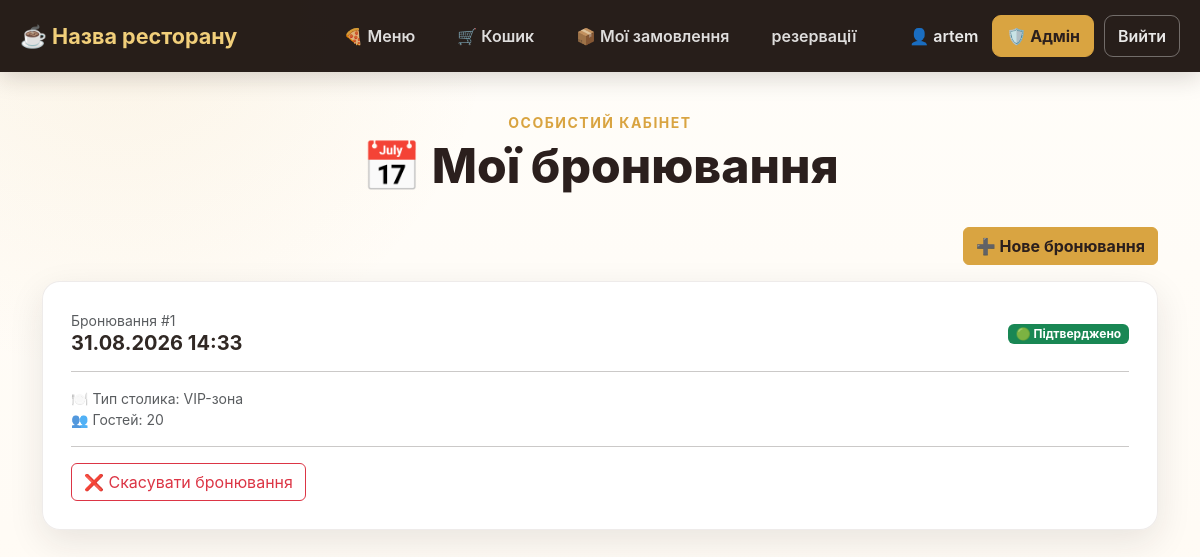
Page /my_reservations (signed in) on the committed database.
### online_restaurant_db.py (models this page shows, shortened)
class Base(DeclarativeBase):
    pass

class Users(Base, UserMixin):
    __tablename__ = "users"
    id: Mapped[int] = mapped_column(primary_key=True)
    nickname: Mapped[str] = mapped_column(String(100), unique=True)
    password: Mapped[str] = mapped_column(String(200))
    email: Mapped[str] = mapped_column(String(50), unique=True)
    role = Column(String(20), nullable=False, default="user")
    reservations = relationship("Reservation", foreign_keys="Reservation.user_id", back_populates="user")
    orders = relationship("Orders", foreign_keys="Orders.user_id", back_populates='user')

class Reservation(Base):
    __tablename__ = "reservation"
    id: Mapped[int] = mapped_column(primary_key=True)
    time_start: Mapped[datetime] = mapped_column(DateTime)
    type_table: Mapped[str] = mapped_column(String(20))
    guests: Mapped[int] = mapped_column(Integer, default=2)
    status: Mapped[str] = mapped_column(String(20), default="pending")
    user_id: Mapped[int] = mapped_column(ForeignKey('users.id'))
    user = relationship("Users", foreign_keys="Reservation.user_id", back_populates="reservations")

### online_restaurant.py (the view)
@app.route('/my_reservations')
@login_required
def my_reservations():
    with Session() as cursor:
        reservations = (
            cursor.query(Reservation)
            .options(joinedload(Reservation.user))
            .filter_by(user_id=current_user.id)
            .order_by(Reservation.time_start.desc())
            .all()
        )
    return render_template('my_reservations.html', reservations=reservations)

### online_restaurant.py (called while the page is built)
@app.before_request
def ensure_csrf_token():
    if "csrf_token" not in session:
        session["csrf_token"] = secrets.token_hex(16)

@login_manager.user_loader
def load_user(user_id):
    with Session() as session:
        user = session.query(Users).filter_by(id = user_id).first()
        if user:
            return user

@app.after_request
def apply_csp(response):
    nonce = secrets.token_urlsafe(16)  # Генеруємо випадковий nonce для дозволених скриптів
    csp = (
        f"default-src 'self'; "
        f"script-src 'self' 'nonce-{nonce}'; "
        f"style-src 'self'; "
        f"frame-ancestors 'none'; "
        f"base-uri 'self'; "
        f"form-action 'self'"
    )
    response.headers["Content-Security-Policy"] = csp
    response.set_cookie('nonce', nonce)
    return response

### templates/my_reservations.html (shortened to what this page needs)
<!DOCTYPE html>
<html lang="uk">
<head>
    <link rel="stylesheet" href="{{ url_for('static', filename='css/bootstrap.min.css') }}">
    <link rel="stylesheet" href="{{ url_for('static', filename='css/restaurant.css') }}">
</head>
<body>
{% include '_navigation.html' %}
<main class="container pb-5">
    <div class="text-center py-4">
        <div class="text-uppercase small fw-bold" style="color:var(--gold);letter-spacing:1.5px">
            Особистий кабінет
        </div>
        <h1 class="section-title display-5 mt-1">📅 Мої бронювання</h1>
    </div>
    <div class="text-end mb-3">
        <a href="{{ url_for('reservation') }}" class="btn btn-gold">➕ Нове бронювання</a>
    </div>
    {% if reservations %}
        {% for res in reservations %}
            <div class="feature-card mb-4">
                <div class="d-flex justify-content-between align-items-center mb-3">
                    <div>
                        <div class="text-muted small">Бронювання #{{ res.id }}</div>
                        <h2 class="h5 fw-bold mb-0">
                            {{ res.time_start.strftime('%d.%m.%Y %H:%M') }}
                        </h2>
                    </div>
                    <div class="text-end">
                        {% if res.status == 'pending' %}
                            <span class="badge text-bg-warning">🟡 Очікує підтвердження</span>
                        {% elif res.status == 'confirmed' %}
                            <span class="badge text-bg-success">🟢 Підтверджено</span>
                        {% elif res.status == 'cancelled' %}
                            <span class="badge text-bg-danger">🔴 Скасовано</span>
                        {% endif %}
                    </div>
                </div>
                <hr>
                <div class="small text-muted">
                    🍽️ Тип столика: {{ res.type_table }}
                    <br>
                    👥 Гостей: {{ res.guests }}
                </div>
                {% if res.status != 'cancelled' %}
                    <hr>
                    <form action="{{ url_for('cancel_reservation', reservation_id=res.id) }}"
                          method="POST"
                          onsubmit="return confirm('Ви впевнені, що хочете скасувати бронювання?');">
                        <button type="submit" class="btn btn-outline-danger">
                            ❌ Скасувати бронювання
                        </button>
                    </form>
                {% endif %}
            </div>
        {% endfor %}
    {% endif %}
</main>
</body>
</html>

### templates/_navigation.html (shortened to what this page needs)
<nav class="restaurant-nav">
    <div class="nav-container">
        <a href="/" class="restaurant-brand">
            ☕ Назва ресторану
        </a>
        <div class="nav-links">
            {% if current_user.is_authenticated %}
                <a href="/menu" class="nav-link">
                    🍕 Меню
                </a>
                <a href="/cart" class="nav-link">
                    🛒 Кошик
                </a>
                <a href="/my_orders" class="nav-link">
                    📦 Мої замовлення
                </a>
                <a href="/reservation" class="nav-link">
                   резервації
                      </a>
            {% else %}
                <a href="/menu" class="nav-link">
                    🍕 Меню
            {% endif %}
        </div>
        <div class="nav-user">
            {% if current_user.is_authenticated %}
                <span class="username">
                    👤 {{ current_user.nickname }}
                </span>
                {% if current_user.role == 'admin' %}
                    <a href="/admin"
                       class="admin-button">
                        🛡️ Адмін
                    </a>
                {% endif %}
                <form action="/logout"
                      method="post"
                      class="logout-form">
                    <button type="submit"
                            class="logout-button">
                        Вийти
                    </button>
                </form>
            {% endif %}
        </div>
    </div>
</nav>

### static/css/restaurant.css (style rules this page uses)
:root { --coffee-950: #211713; --coffee-900: #2b1f1d; --coffee-800: #3a2925; --coffee-700: #5a3d32; --cream: #fffaf3; --cream-2: #f6eee4; --gold: #d9a441; --gold-light: #f1cf7a; --text: #302824; --muted: #766b64; --shadow: 0 12px 35px rgba(43, 31, 29, .10); --radius: 18px; }
* { box-sizing: border-box; }
body { margin: 0; min-height: 100vh; color: var(--text); background: radial-gradient( circle at 10% 0%, rgba(217, 164, 65, .10), transparent 28% ), linear-gradient( 180deg, #fffdf9 0%, var(--cream) 100% ); font-family: Inter, system-ui, -apple-system, BlinkMacSystemFont, "Segoe UI", sans-serif; }
.restaurant-nav { width: 100%; background: rgba(33, 23, 19, 0.97); box-shadow: 0 5px 25px rgba(33, 23, 19, 0.18); margin-bottom: 16px; }
.nav-container { width: min(1400px, calc(100% - 40px)); min-height: 72px; margin: 0 auto; display: grid; grid-template-columns: 1fr auto 1fr; align-items: center; }
.restaurant-brand { justify-self: start; color: var(--gold-light); text-decoration: none; font-size: 1.35rem; font-weight: 700; white-space: nowrap; transition: color .2s ease; }
.nav-links { display: flex; align-items: center; justify-content: center; gap: 10px; }
.nav-links .nav-link { display: inline-flex; align-items: center; justify-content: center; padding: 10px 16px; color: rgba(255, 255, 255, .85); text-decoration: none; font-weight: 600; white-space: nowrap; border-radius: 10px; transition: color .2s ease, background .2s ease, transform .2s ease; }
.nav-user { justify-self: end; display: flex; align-items: center; gap: 10px; }
.username { color: rgba(255, 255, 255, .9); font-weight: 600; white-space: nowrap; padding: 8px 4px; }
.admin-button { display: inline-flex; align-items: center; justify-content: center; padding: 8px 13px; color: #2b1f1d; background: var(--gold); border: 1px solid var(--gold); border-radius: 9px; text-decoration: none; font-weight: 700; white-space: nowrap; transition: .2s ease; }
.logout-form { margin: 0; }
.logout-button { padding: 8px 13px; color: rgba(255, 255, 255, .9); background: transparent; border: 1px solid rgba(255, 255, 255, .35); border-radius: 9px; font-weight: 600; cursor: pointer; white-space: nowrap; transition: .2s ease; }
.btn-gold { color: #2b1f1d; background: var(--gold); border-color: var(--gold); font-weight: 700; }
.section-title { font-weight: 800; color: var(--coffee-900); }
.feature-card, .auth-card, .form-card, .menu-card, .admin-card { background: rgba(255, 255, 255, .94); border: 1px solid rgba(90, 61, 50, .10); border-radius: var(--radius); box-shadow: var(--shadow); }
.feature-card { padding: 28px; height: 100%; transition: transform .2s ease, box-shadow .2s ease; }

### rows in the picture
Users: nickname "artem"
Reservation: id "1", time_start "31.08.2026 14:33", status "🟢 Підтверджено", type_table "VIP-зона", guests "20"
